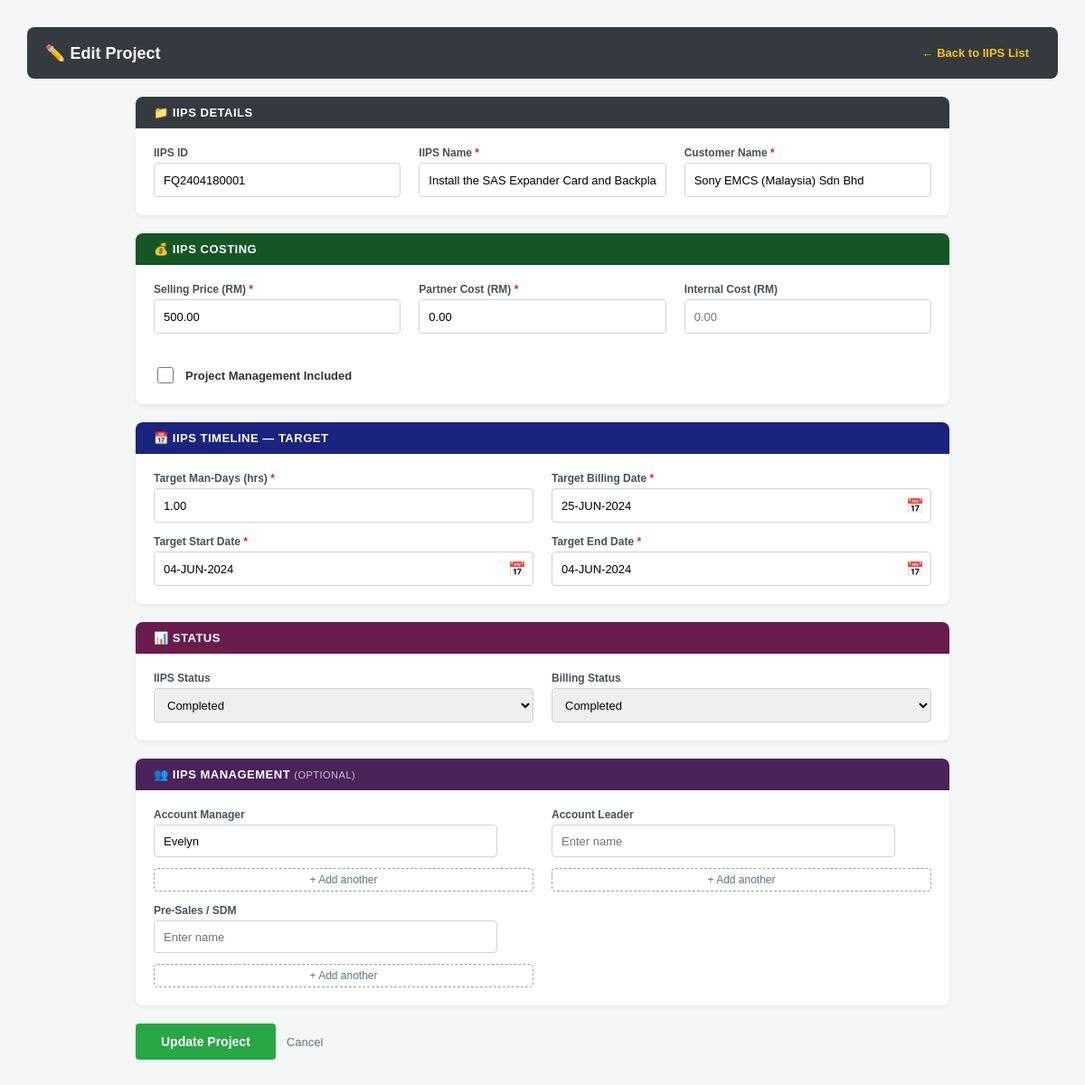
The page /create_iips.php?edit=FQ2404180001 (signed in) on the database its author committed.
### tables this page shows
CREATE TABLE iips_tracking (
    id INT AUTO_INCREMENT PRIMARY KEY,
    project_id          VARCHAR(50) NOT NULL,
    selling_price       DECIMAL(12,2) NULL DEFAULT NULL,
    partner_cost        DECIMAL(12,2) NULL DEFAULT NULL,
    internal_cost       DECIMAL(12,2) NULL DEFAULT NULL,
    gross_profit        DECIMAL(12,2) NULL DEFAULT NULL,
    has_project_mgmt    TINYINT(1) NOT NULL DEFAULT 0,
    target_mandays      DECIMAL(8,2) NULL DEFAULT NULL,
    target_start_date   DATE NULL DEFAULT NULL,
    target_end_date     DATE NULL DEFAULT NULL,
    target_billing_date DATE NULL DEFAULT NULL,
    actual_start_date   DATE NULL DEFAULT NULL,
    actual_end_date     DATE NULL DEFAULT NULL,
    iips_status         ENUM('Not Quoted','Quoted','Not Started','In Progress','Completed','Cancelled') NOT NULL DEFAULT 'Not Quoted',
    billing_status      ENUM('Not Forecasted','Forecasted','Pending','Completed') NOT NULL DEFAULT 'Not Forecasted',
    account_manager     VARCHAR(150) NULL DEFAULT NULL,
    account_leader      VARCHAR(150) NULL DEFAULT NULL,
    presales_sdm        VARCHAR(150) NULL DEFAULT NULL,
    project_manager     VARCHAR(150) NULL DEFAULT NULL,
    partner             VARCHAR(150) NULL DEFAULT NULL,
    created_at          TIMESTAMP DEFAULT CURRENT_TIMESTAMP,
    updated_at          TIMESTAMP DEFAULT CURRENT_TIMESTAMP ON UPDATE CURRENT_TIMESTAMP,
    FOREIGN KEY (project_id) REFERENCES projects(project_id) ON DELETE CASCADE
);

### create_iips.php (the view, shortened to what this page needs)
<?php
require_once 'config.php';
function fmtDateDisplay($d) {
    $dt = DateTime::createFromFormat('Y-m-d', $d);
    return $dt ? $dt->format('d-M-Y') : '';
}
$edit_mode = false;
$edit_data = null;
$iips_data = null;
if (isset($_GET['edit'])) {
    $edit_mode = true;
    $pid = trim($_GET['edit']);
    $stmt = $conn->prepare("SELECT * FROM projects WHERE project_id=?");
    $stmt->bind_param("s", $pid); $stmt->execute();
    $edit_data = $stmt->get_result()->fetch_assoc(); $stmt->close();
    $stmt2 = $conn->prepare("SELECT * FROM iips_tracking WHERE project_id=?");
    $stmt2->bind_param("s", $pid); $stmt2->execute();
    $iips_data = $stmt2->get_result()->fetch_assoc(); $stmt2->close();
}
$errors = [];
$v = [
    'project_id'          => $_POST['project_id']          ?? ($edit_data['project_id']    ?? ''),
    'project_name'        => $_POST['project_name']        ?? ($edit_data['project_name']  ?? ''),
    'customer_name'       => $_POST['customer_name']       ?? ($edit_data['customer_name'] ?? ''),
    'selling_price'       => $_POST['selling_price']       ?? ($iips_data['selling_price']  ?? ''),
    'partner_cost'        => $_POST['partner_cost']        ?? ($iips_data['partner_cost']   ?? ''),
    'internal_cost'       => $_POST['internal_cost']       ?? ($iips_data['internal_cost']  ?? ''),
    'has_project_mgmt'    => ($_SERVER['REQUEST_METHOD'] === 'POST') ? (isset($_POST['has_project_mgmt']) ? 1 : 0) : ($iips_data['has_project_mgmt'] ?? 0),
    'target_mandays'      => $_POST['target_mandays']      ?? ($iips_data['target_mandays']      ?? ''),
    'target_start_date'   => $_POST['target_start_date']   ?? ($iips_data['target_start_date']   ?? ''),
    'target_end_date'     => $_POST['target_end_date']     ?? ($iips_data['target_end_date']     ?? ''),
    'target_billing_date' => $_POST['target_billing_date'] ?? ($iips_data['target_billing_date'] ?? ''),
    'iips_status'         => $_POST['iips_status']         ?? ($edit_mode ? ($iips_data['iips_status']    ?? '') : ''),
    'billing_status'      => $_POST['billing_status']      ?? ($edit_mode ? ($iips_data['billing_status'] ?? '') : ''),
    'account_manager'     => $_SERVER['REQUEST_METHOD']==='POST' ? implode(', ', array_filter(array_map('trim', $_POST['account_manager_multi'] ?? []))) : ($iips_data['account_manager'] ?? ''),
    'account_leader'      => $_SERVER['REQUEST_METHOD']==='POST' ? implode(', ', array_filter(array_map('trim', $_POST['account_leader_multi']  ?? []))) : ($iips_data['account_leader']  ?? ''),
    'presales_sdm'        => $_SERVER['REQUEST_METHOD']==='POST' ? implode(', ', array_filter(array_map('trim', $_POST['presales_sdm_multi']    ?? []))) : ($iips_data['presales_sdm']    ?? ''),
    'project_manager'     => $_POST['project_manager']     ?? ($iips_data['project_manager'] ?? ''),
];
?>
<!DOCTYPE html>
<html lang="en">
<head>
</head>
<body>
<div class="topbar">
    <h2><?= $edit_mode ? '✏️ Edit Project' : '+ Create New IIPS' ?></h2>
    <a href="admin_iips.php">← Back to IIPS List</a>
</div>
<div class="page">
    <form method="POST">
        <div class="section">
            <div class="section-hdr">📁 IIPS Details</div>
            <div class="section-body three-col">
                <div class="form-group">
                    <label>IIPS ID</label>
                    <input type="text" name="project_id" value="<?= htmlspecialchars($v['project_id']) ?>" placeholder="e.g. SO-0000123">
                </div>
                <div class="form-group">
                    <label>IIPS Name <span class="req">*</span></label>
                    <input type="text" name="project_name" value="<?= htmlspecialchars($v['project_name']) ?>" class="<?= in_array('Project Name is required.',$errors)?'err':'' ?>">
                </div>
                <div class="form-group">
                    <label>Customer Name <span class="req">*</span></label>
                    <input type="text" name="customer_name" value="<?= htmlspecialchars($v['customer_name']) ?>" class="<?= in_array('Customer Name is required.',$errors)?'err':'' ?>">
                </div>
            </div>
        </div>
        <div class="section">
            <div class="section-hdr green">💰 IIPS Costing</div>
            <div class="section-body three-col">
                <div class="form-group">
                    <label>Selling Price (RM) <span class="req">*</span></label>
                    <input type="number" name="selling_price" id="sp" step="0.01" min="0" value="<?= htmlspecialchars($v['selling_price']) ?>" oninput="calcGP()" class="<?= in_array('Selling Price is required.',$errors)?'err':'' ?>">
                </div>
                <div class="form-group">
                    <label>Partner Cost (RM) <span class="req">*</span></label>
                    <input type="number" name="partner_cost" id="pc" step="0.01" min="0" value="<?= htmlspecialchars($v['partner_cost']) ?>" oninput="calcGP()" class="<?= in_array('Partner Cost is required.',$errors)?'err':'' ?>">
                </div>
                <div class="form-group">
                    <label>Internal Cost (RM)</label>
                    <input type="number" name="internal_cost" id="ic" step="0.01" min="0" value="<?= htmlspecialchars($v['internal_cost']) ?>" placeholder="0.00">
                </div>
                <div class="check-group" style="align-self:center; padding-top:20px;">
                    <input type="checkbox" name="has_project_mgmt" id="has_pm" <?= $v['has_project_mgmt'] ? 'checked' : '' ?>>
                    <label for="has_pm">Project Management Included</label>
                </div>
            </div>
        </div>
        <div class="section">
            <div class="section-hdr blue">📅 IIPS Timeline — Target</div>
            <div class="section-body">
                <div class="form-group">
                    <label>Target Man-Days (hrs) <span class="req">*</span></label>
                    <input type="number" name="target_mandays" step="0.5" min="0" value="<?= htmlspecialchars($v['target_mandays']) ?>" class="<?= in_array('Target Man-Days is required.',$errors)?'err':'' ?>">
                </div>
                <div class="form-group">
                    <label>Target Billing Date <span class="req">*</span></label>
                    <div style="position:relative; height:38px; width:100%; display:flex;">
                        <input type="text" id="tbd_display" placeholder="DD MMM YYYY" oninput="liveDate(this)" style="flex:1;height:100%;padding:8px 36px 8px 10px;border:1px solid #ced4da;border-radius:4px;font-size:13px;text-transform:uppercase;" autocomplete="off" value="<?= htmlspecialchars(fmtDateDisplay($v['target_billing_date'])) ?>" class="<?= in_array('Target Billing Date is required.',$errors)?'err':'' ?>">
                        <div style="position:absolute;right:0;top:0;width:36px;height:100%;display:flex;align-items:center;justify-content:center;cursor:pointer;z-index:5;" onclick="document.getElementById('tbd_val').showPicker()">📅</div>
                    </div>
                </div>
                <div class="form-group">
                    <label>Target Start Date <span class="req">*</span></label>
                    <div style="position:relative; height:38px; width:100%; display:flex;">
                        <input type="text" id="tsd_display" placeholder="DD MMM YYYY" oninput="liveDate(this)" style="flex:1;height:100%;padding:8px 36px 8px 10px;border:1px solid #ced4da;border-radius:4px;font-size:13px;text-transform:uppercase;" autocomplete="off" value="<?= htmlspecialchars(fmtDateDisplay($v['target_start_date'])) ?>" class="<?= in_array('Target Start Date is required.',$errors)?'err':'' ?>">
                        <div style="position:absolute;right:0;top:0;width:36px;height:100%;display:flex;align-items:center;justify-content:center;cursor:pointer;z-index:5;" onclick="document.getElementById('tsd_val').showPicker()">📅</div>
                    </div>
                </div>
                <div class="form-group">
                    <label>Target End Date <span class="req">*</span></label>
                    <div style="position:relative; height:38px; width:100%; display:flex;">
                        <input type="text" id="ted_display" placeholder="DD MMM YYYY" oninput="liveDate(this)" style="flex:1;height:100%;padding:8px 36px 8px 10px;border:1px solid #ced4da;border-radius:4px;font-size:13px;text-transform:uppercase;" autocomplete="off" value="<?= htmlspecialchars(fmtDateDisplay($v['target_end_date'])) ?>" class="<?= in_array('Target End Date is required.',$errors)?'err':'' ?>">
                        <div style="position:absolute;right:0;top:0;width:36px;height:100%;display:flex;align-items:center;justify-content:center;cursor:pointer;z-index:5;" onclick="document.getElementById('ted_val').showPicker()">📅</div>
                    </div>
                </div>
            </div>
        </div>
        <div class="section">
            <div class="section-hdr teal">📊 Status</div>
            <div class="section-body">
                <div class="form-group">
                    <label>IIPS Status</label>
                    <select name="iips_status">
                        <?php foreach (['Not Quoted','Quoted','Not Started','In Progress','Completed','Cancelled'] as $o): ?>
                        <option value="<?= $o ?>" <?= $v['iips_status']===$o && $edit_mode ?'selected':'' ?>><?= $o ?></option>
                        <?php endforeach; ?>
                    </select>
                </div>
                <div class="form-group">
                    <label>Billing Status</label>
                    <select name="billing_status">
                        <?php foreach (['Not Forecasted','Forecasted','Pending','Completed'] as $o): ?>
                        <option value="<?= $o ?>" <?= $v['billing_status']===$o && $edit_mode ?'selected':'' ?>><?= $o ?></option>
                        <?php endforeach; ?>
                    </select>
                </div>
            </div>
        </div>
        <div class="section">
            <div class="section-hdr purple">👥 IIPS Management <span style="font-weight:400; font-size:11px; opacity:.7;">(optional)</span></div>
            <div class="section-body">
                <div class="form-group">
                    <label>Account Manager</label>
                    <div id="acc-mgr-list">
                        <?php $am_names = array_filter(array_map('trim', explode(',', $v['account_manager']))); if(empty($am_names)) $am_names = ['']; foreach($am_names as $i => $n): ?>
                        <div class="multi-name-row" style="display:flex;gap:8px;margin-bottom:6px;">
                            <input type="text" name="account_manager_multi[]" value="<?= htmlspecialchars($n) ?>" placeholder="Enter name" style="flex:1;height:36px;padding:0 10px;border:1px solid #ced4da;border-radius:4px;font-size:13px;">
                        </div>
                        <?php endforeach; ?>
                    </div>
                    <button type="button" onclick="addName('acc-mgr-list')" style="background:none;border:1px dashed #94a3b8;color:#64748b;padding:5px 12px;border-radius:4px;font-size:12px;cursor:pointer;margin-top:2px;">+ Add another</button>
                </div>
                <div class="form-group">
                    <label>Account Leader</label>
                    <div id="acc-ldr-list">
                        <?php $al_names = array_filter(array_map('trim', explode(',', $v['account_leader']))); if(empty($al_names)) $al_names = ['']; foreach($al_names as $i => $n): ?>
                        <div class="multi-name-row" style="display:flex;gap:8px;margin-bottom:6px;">
                            <input type="text" name="account_leader_multi[]" value="<?= htmlspecialchars($n) ?>" placeholder="Enter name" style="flex:1;height:36px;padding:0 10px;border:1px solid #ced4da;border-radius:4px;font-size:13px;">
                        </div>
                        <?php endforeach; ?>
                    </div>
                    <button type="button" onclick="addName('acc-ldr-list')" style="background:none;border:1px dashed #94a3b8;color:#64748b;padding:5px 12px;border-radius:4px;font-size:12px;cursor:pointer;margin-top:2px;">+ Add another</button>
                </div>
                <div class="form-group">
                    <label>Pre-Sales / SDM</label>
                    <div id="presales-list">
                        <?php $ps_names = array_filter(array_map('trim', explode(',', $v['presales_sdm']))); if(empty($ps_names)) $ps_names = ['']; foreach($ps_names as $i => $n): ?>
                        <div class="multi-name-row" style="display:flex;gap:8px;margin-bottom:6px;">
                            <input type="text" name="presales_sdm_multi[]" value="<?= htmlspecialchars($n) ?>" placeholder="Enter name" style="flex:1;height:36px;padding:0 10px;border:1px solid #ced4da;border-radius:4px;font-size:13px;">
                        </div>
                        <?php endforeach; ?>
                    </div>
                    <button type="button" onclick="addName('presales-list')" style="background:none;border:1px dashed #94a3b8;color:#64748b;padding:5px 12px;border-radius:4px;font-size:12px;cursor:pointer;margin-top:2px;">+ Add another</button>
                </div>
            </div>
        </div>
        <div class="actions">
            <button type="submit" class="btn-save"><?= $edit_mode ? 'Update Project' : 'Save Project' ?></button>
            <a href="admin_iips.php" class="btn-cancel">Cancel</a>
        </div>
    </form>
</div>
</body>
</html>

### rows shown on the page
iips_tracking: project_id "FQ2404180001", selling_price "500.00", partner_cost "0.00", target_mandays "1.00", target_billing_date "25-JUN-2024", target_start_date "04-JUN-2024", target_end_date "04-JUN-2024", iips_status "Completed", billing_status "Completed", account_manager "Evelyn"
